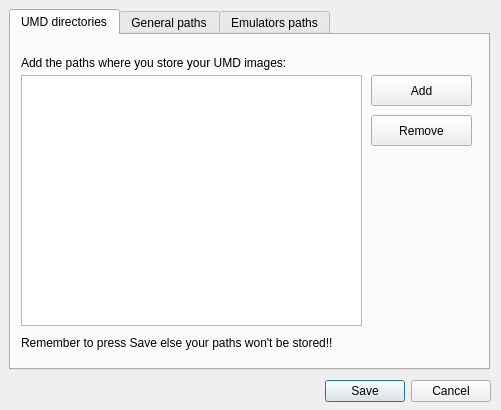
<?xml version="1.0" encoding="UTF-8"?>
<ui version="4.0">
 <class>settingsdialog</class>
 <widget class="QDialog" name="settingsdialog">
  <property name="geometry">
   <rect>
    <x>0</x>
    <y>0</y>
    <width>501</width>
    <height>410</height>
   </rect>
  </property>
  <property name="minimumSize">
   <size>
    <width>501</width>
    <height>373</height>
   </size>
  </property>
  <property name="maximumSize">
   <size>
    <width>501</width>
    <height>410</height>
   </size>
  </property>
  <property name="windowTitle">
   <string>Configuration</string>
  </property>
  <widget class="QTabWidget" name="tabWidget">
   <property name="geometry">
    <rect>
     <x>9</x>
     <y>9</y>
     <width>481</width>
     <height>361</height>
    </rect>
   </property>
   <property name="currentIndex">
    <number>0</number>
   </property>
   <widget class="QWidget" name="tab_3">
    <attribute name="title">
     <string>UMD directories</string>
    </attribute>
    <widget class="QLabel" name="label_8">
     <property name="geometry">
      <rect>
       <x>10</x>
       <y>20</y>
       <width>281</width>
       <height>16</height>
      </rect>
     </property>
     <property name="text">
      <string>Add the paths where you store your UMD images:</string>
     </property>
    </widget>
    <widget class="QListWidget" name="pathList">
     <property name="geometry">
      <rect>
       <x>10</x>
       <y>40</y>
       <width>341</width>
       <height>251</height>
      </rect>
     </property>
    </widget>
    <widget class="QPushButton" name="pushButton_10">
     <property name="geometry">
      <rect>
       <x>360</x>
       <y>40</y>
       <width>101</width>
       <height>31</height>
      </rect>
     </property>
     <property name="text">
      <string>Add</string>
     </property>
    </widget>
    <widget class="QPushButton" name="pushButton_11">
     <property name="geometry">
      <rect>
       <x>360</x>
       <y>80</y>
       <width>101</width>
       <height>31</height>
      </rect>
     </property>
     <property name="text">
      <string>Remove</string>
     </property>
    </widget>
    <widget class="QLabel" name="label_9">
     <property name="geometry">
      <rect>
       <x>10</x>
       <y>300</y>
       <width>341</width>
       <height>16</height>
      </rect>
     </property>
     <property name="text">
      <string>Remember to press Save else your paths won't be stored!!</string>
     </property>
    </widget>
   </widget>
   <widget class="QWidget" name="tab_2">
    <attribute name="title">
     <string>General paths</string>
    </attribute>
    <widget class="QLabel" name="label_3">
     <property name="geometry">
      <rect>
       <x>10</x>
       <y>10</y>
       <width>291</width>
       <height>16</height>
      </rect>
     </property>
     <property name="text">
      <string>PSP device path (On windows should be a drive e.g G:/ ) :</string>
     </property>
    </widget>
    <widget class="QLineEdit" name="pspdeviceedit">
     <property name="geometry">
      <rect>
       <x>10</x>
       <y>30</y>
       <width>371</width>
       <height>20</height>
      </rect>
     </property>
    </widget>
    <widget class="QPushButton" name="pushButton_7">
     <property name="geometry">
      <rect>
       <x>390</x>
       <y>30</y>
       <width>75</width>
       <height>23</height>
      </rect>
     </property>
     <property name="text">
      <string>Browse</string>
     </property>
    </widget>
    <widget class="QLineEdit" name="localpathedit">
     <property name="geometry">
      <rect>
       <x>10</x>
       <y>90</y>
       <width>371</width>
       <height>20</height>
      </rect>
     </property>
    </widget>
    <widget class="QLabel" name="label_6">
     <property name="geometry">
      <rect>
       <x>10</x>
       <y>70</y>
       <width>291</width>
       <height>16</height>
      </rect>
     </property>
     <property name="text">
      <string>Local Directory path:</string>
     </property>
    </widget>
    <widget class="QPushButton" name="pushButton_8">
     <property name="geometry">
      <rect>
       <x>390</x>
       <y>90</y>
       <width>75</width>
       <height>23</height>
      </rect>
     </property>
     <property name="text">
      <string>Browse</string>
     </property>
    </widget>
   </widget>
   <widget class="QWidget" name="tab">
    <attribute name="title">
     <string>Emulators paths</string>
    </attribute>
    <widget class="QLineEdit" name="jpcsppathedit">
     <property name="geometry">
      <rect>
       <x>10</x>
       <y>40</y>
       <width>371</width>
       <height>20</height>
      </rect>
     </property>
    </widget>
    <widget class="QLabel" name="label">
     <property name="geometry">
      <rect>
       <x>10</x>
       <y>20</y>
       <width>71</width>
       <height>16</height>
      </rect>
     </property>
     <property name="text">
      <string>JPCP's path:</string>
     </property>
    </widget>
    <widget class="QPushButton" name="pushButton">
     <property name="geometry">
      <rect>
       <x>390</x>
       <y>40</y>
       <width>75</width>
       <height>23</height>
      </rect>
     </property>
     <property name="text">
      <string>Browse</string>
     </property>
    </widget>
    <widget class="QLabel" name="label_2">
     <property name="geometry">
      <rect>
       <x>10</x>
       <y>70</y>
       <width>71</width>
       <height>16</height>
      </rect>
     </property>
     <property name="text">
      <string>PCSP's path:</string>
     </property>
    </widget>
    <widget class="QLineEdit" name="pcsppathedit">
     <property name="geometry">
      <rect>
       <x>10</x>
       <y>90</y>
       <width>371</width>
       <height>20</height>
      </rect>
     </property>
    </widget>
    <widget class="QPushButton" name="pushButton_4">
     <property name="geometry">
      <rect>
       <x>390</x>
       <y>90</y>
       <width>75</width>
       <height>23</height>
      </rect>
     </property>
     <property name="text">
      <string>Browse</string>
     </property>
    </widget>
    <widget class="QLineEdit" name="pspemupathedit">
     <property name="geometry">
      <rect>
       <x>10</x>
       <y>140</y>
       <width>371</width>
       <height>20</height>
      </rect>
     </property>
    </widget>
    <widget class="QPushButton" name="pushButton_5">
     <property name="geometry">
      <rect>
       <x>390</x>
       <y>140</y>
       <width>75</width>
       <height>23</height>
      </rect>
     </property>
     <property name="text">
      <string>Browse</string>
     </property>
    </widget>
    <widget class="QLabel" name="label_4">
     <property name="geometry">
      <rect>
       <x>10</x>
       <y>120</y>
       <width>141</width>
       <height>16</height>
      </rect>
     </property>
     <property name="text">
      <string>PSPEMU's path (D Version):</string>
     </property>
    </widget>
    <widget class="QLabel" name="label_5">
     <property name="geometry">
      <rect>
       <x>10</x>
       <y>170</y>
       <width>141</width>
       <height>16</height>
      </rect>
     </property>
     <property name="text">
      <string>PSPEMU's path( C# Version):</string>
     </property>
    </widget>
    <widget class="QLineEdit" name="cpspemupathedit">
     <property name="geometry">
      <rect>
       <x>10</x>
       <y>190</y>
       <width>371</width>
       <height>20</height>
      </rect>
     </property>
    </widget>
    <widget class="QPushButton" name="pushButton_6">
     <property name="geometry">
      <rect>
       <x>390</x>
       <y>190</y>
       <width>75</width>
       <height>23</height>
      </rect>
     </property>
     <property name="text">
      <string>Browse</string>
     </property>
    </widget>
    <widget class="QLabel" name="label_7">
     <property name="geometry">
      <rect>
       <x>10</x>
       <y>220</y>
       <width>141</width>
       <height>16</height>
      </rect>
     </property>
     <property name="text">
      <string>PSPE4ALL's path:</string>
     </property>
    </widget>
    <widget class="QLineEdit" name="pspepathedit">
     <property name="geometry">
      <rect>
       <x>10</x>
       <y>240</y>
       <width>371</width>
       <height>20</height>
      </rect>
     </property>
    </widget>
    <widget class="QPushButton" name="pushButton_9">
     <property name="geometry">
      <rect>
       <x>390</x>
       <y>240</y>
       <width>75</width>
       <height>23</height>
      </rect>
     </property>
     <property name="text">
      <string>Browse</string>
     </property>
    </widget>
    <widget class="QLabel" name="label_10">
     <property name="geometry">
      <rect>
       <x>10</x>
       <y>270</y>
       <width>141</width>
       <height>16</height>
      </rect>
     </property>
     <property name="text">
      <string>PPSSPP's path:</string>
     </property>
    </widget>
    <widget class="QPushButton" name="pushButton_12">
     <property name="geometry">
      <rect>
       <x>390</x>
       <y>290</y>
       <width>75</width>
       <height>23</height>
      </rect>
     </property>
     <property name="text">
      <string>Browse</string>
     </property>
    </widget>
    <widget class="QLineEdit" name="ppsspppathedit">
     <property name="geometry">
      <rect>
       <x>10</x>
       <y>290</y>
       <width>371</width>
       <height>20</height>
      </rect>
     </property>
    </widget>
   </widget>
  </widget>
  <widget class="QDialogButtonBox" name="buttonBox">
   <property name="geometry">
    <rect>
     <x>10</x>
     <y>380</y>
     <width>481</width>
     <height>23</height>
    </rect>
   </property>
   <property name="standardButtons">
    <set>QDialogButtonBox::Cancel|QDialogButtonBox::Save</set>
   </property>
  </widget>
 </widget>
 <layoutdefault spacing="6" margin="11"/>
 <resources/>
 <connections>
  <connection>
   <sender>pushButton</sender>
   <signal>pressed()</signal>
   <receiver>settingsdialog</receiver>
   <slot>browsejpcspbutton()</slot>
   <hints>
    <hint type="sourcelabel">
     <x>424</x>
     <y>93</y>
    </hint>
    <hint type="destinationlabel">
     <x>395</x>
     <y>0</y>
    </hint>
   </hints>
  </connection>
  <connection>
   <sender>pushButton_4</sender>
   <signal>pressed()</signal>
   <receiver>settingsdialog</receiver>
   <slot>browsepcspbutton()</slot>
   <hints>
    <hint type="sourcelabel">
     <x>462</x>
     <y>128</y>
    </hint>
    <hint type="destinationlabel">
     <x>449</x>
     <y>6</y>
    </hint>
   </hints>
  </connection>
  <connection>
   <sender>pushButton_5</sender>
   <signal>pressed()</signal>
   <receiver>settingsdialog</receiver>
   <slot>browsepspemubutton()</slot>
   <hints>
    <hint type="sourcelabel">
     <x>466</x>
     <y>187</y>
    </hint>
    <hint type="destinationlabel">
     <x>489</x>
     <y>7</y>
    </hint>
   </hints>
  </connection>
  <connection>
   <sender>pushButton_6</sender>
   <signal>clicked()</signal>
   <receiver>settingsdialog</receiver>
   <slot>browsecpspemubutton()</slot>
   <hints>
    <hint type="sourcelabel">
     <x>466</x>
     <y>228</y>
    </hint>
    <hint type="destinationlabel">
     <x>500</x>
     <y>225</y>
    </hint>
   </hints>
  </connection>
  <connection>
   <sender>pushButton_7</sender>
   <signal>pressed()</signal>
   <receiver>settingsdialog</receiver>
   <slot>browsepspdevicebutton()</slot>
   <hints>
    <hint type="sourcelabel">
     <x>435</x>
     <y>66</y>
    </hint>
    <hint type="destinationlabel">
     <x>418</x>
     <y>0</y>
    </hint>
   </hints>
  </connection>
  <connection>
   <sender>pushButton_8</sender>
   <signal>pressed()</signal>
   <receiver>settingsdialog</receiver>
   <slot>browselocalpathbutton()</slot>
   <hints>
    <hint type="sourcelabel">
     <x>446</x>
     <y>127</y>
    </hint>
    <hint type="destinationlabel">
     <x>420</x>
     <y>0</y>
    </hint>
   </hints>
  </connection>
  <connection>
   <sender>pushButton_9</sender>
   <signal>clicked()</signal>
   <receiver>settingsdialog</receiver>
   <slot>browsepspebutton()</slot>
   <hints>
    <hint type="sourcelabel">
     <x>427</x>
     <y>286</y>
    </hint>
    <hint type="destinationlabel">
     <x>496</x>
     <y>271</y>
    </hint>
   </hints>
  </connection>
  <connection>
   <sender>pushButton_10</sender>
   <signal>pressed()</signal>
   <receiver>settingsdialog</receiver>
   <slot>addUmdDir()</slot>
   <hints>
    <hint type="sourcelabel">
     <x>438</x>
     <y>86</y>
    </hint>
    <hint type="destinationlabel">
     <x>500</x>
     <y>79</y>
    </hint>
   </hints>
  </connection>
  <connection>
   <sender>pushButton_11</sender>
   <signal>pressed()</signal>
   <receiver>settingsdialog</receiver>
   <slot>removeUmdDir()</slot>
   <hints>
    <hint type="sourcelabel">
     <x>452</x>
     <y>124</y>
    </hint>
    <hint type="destinationlabel">
     <x>500</x>
     <y>118</y>
    </hint>
   </hints>
  </connection>
  <connection>
   <sender>pushButton_12</sender>
   <signal>pressed()</signal>
   <receiver>settingsdialog</receiver>
   <slot>browseppssppbutton()</slot>
   <hints>
    <hint type="sourcelabel">
     <x>432</x>
     <y>333</y>
    </hint>
    <hint type="destinationlabel">
     <x>493</x>
     <y>332</y>
    </hint>
   </hints>
  </connection>
 </connections>
 <slots>
  <slot>browsejpcspbutton()</slot>
  <slot>savesettingsbutton()</slot>
  <slot>browsepcspbutton()</slot>
  <slot>browsepspemubutton()</slot>
  <slot>browsecpspemubutton()</slot>
  <slot>browsepspdevicebutton()</slot>
  <slot>browselocalpathbutton()</slot>
  <slot>browsepspebutton()</slot>
  <slot>addUmdDir()</slot>
  <slot>removeUmdDir()</slot>
  <slot>browseppssppbutton()</slot>
 </slots>
</ui>
